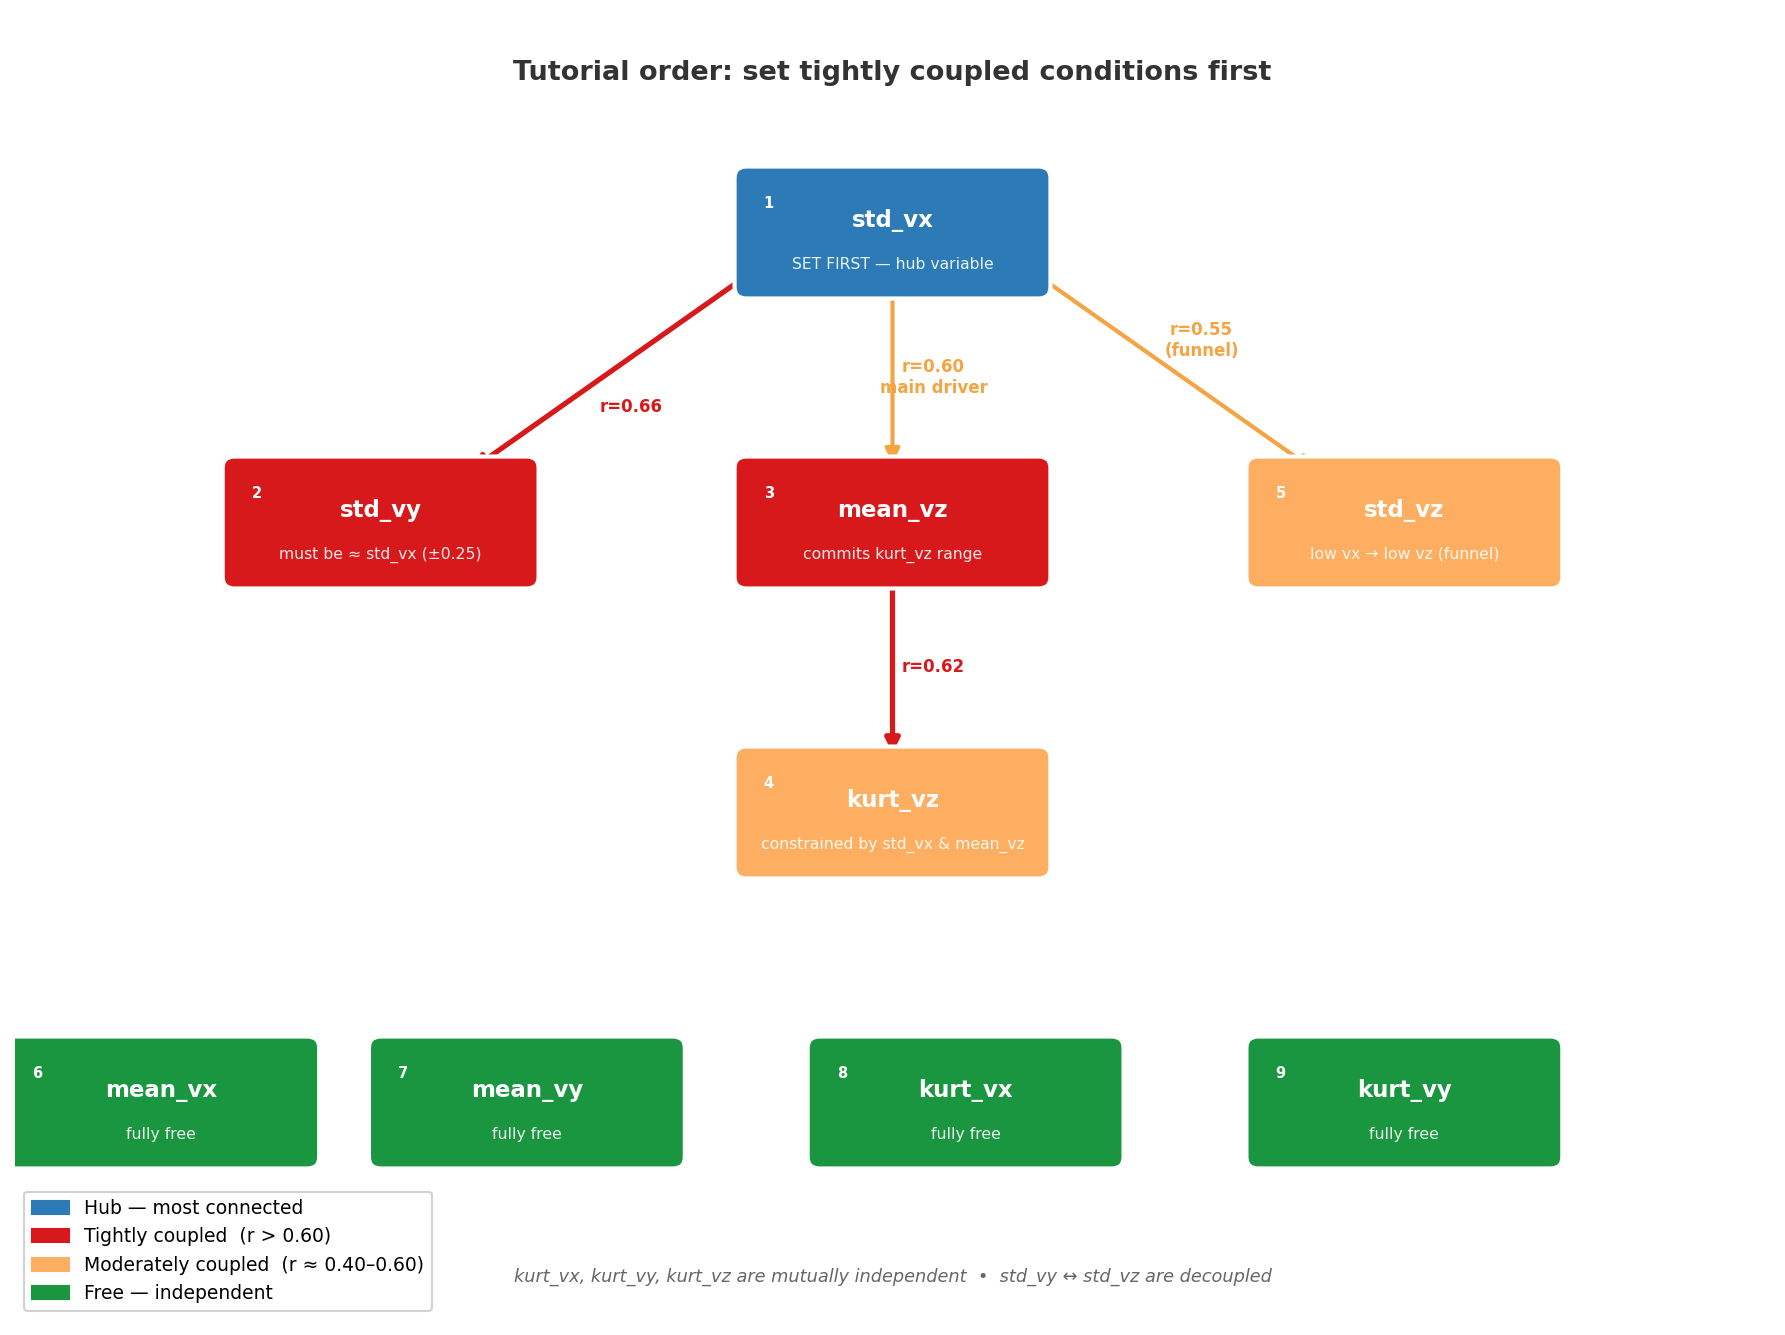

Recreate this plot in Python.
# %%
%matplotlib inline
import matplotlib.pyplot as plt
import matplotlib.patches as mpatches
from matplotlib.patches import FancyArrowPatch

fig, ax = plt.subplots(figsize=(12, 9))
ax.set_xlim(0, 12); ax.set_ylim(0, 9); ax.axis("off")

# ── colour scheme ─────────────────────────────────────────────────────────────
C_HUB   = "#2c7bb6"   # blue  — hub node (std_vx)
C_TIGHT = "#d7191c"   # red   — tightly coupled
C_MED   = "#fdae61"   # amber — moderately coupled
C_FREE  = "#1a9641"   # green — free / independent
C_ARROW_TIGHT = "#d7191c"
C_ARROW_MED   = "#f4a442"
C_ARROW_LOOSE = "#aaaaaa"

def node(ax, x, y, label, sublabel, color, step=None, w=2.0, h=0.75):
    box = mpatches.FancyBboxPatch((x - w/2, y - h/2), w, h,
                                   boxstyle="round,pad=0.08",
                                   facecolor=color, edgecolor="white",
                                   linewidth=2, zorder=3)
    ax.add_patch(box)
    if step:
        ax.text(x - w/2 + 0.12, y + h/2 - 0.12, str(step),
                fontsize=7, color="white", fontweight="bold",
                va="top", ha="left", zorder=4)
    ax.text(x, y + 0.08, label, ha="center", va="center",
            fontsize=11, fontweight="bold", color="white", zorder=4)
    ax.text(x, y - 0.22, sublabel, ha="center", va="center",
            fontsize=7.5, color="white", alpha=0.9, zorder=4)

def arrow(ax, x1, y1, x2, y2, label, color, lw=2):
    ax.annotate("", xy=(x2, y2), xytext=(x1, y1),
                arrowprops=dict(arrowstyle="-|>", color=color,
                                lw=lw, mutation_scale=14),
                zorder=2)
    mx, my = (x1+x2)/2, (y1+y2)/2
    # offset label slightly perpendicular to arrow
    dx, dy = x2-x1, y2-y1
    length = (dx**2+dy**2)**0.5
    ox, oy = -dy/length*0.28, dx/length*0.28
    ax.text(mx+ox, my+oy, label, ha="center", va="center",
            fontsize=8, color=color, fontweight="bold", zorder=5)

# ── node positions ────────────────────────────────────────────────────────────
#  Row 1: hub
ax.text(6, 8.6, "Tutorial order: set tightly coupled conditions first",
        ha="center", va="center", fontsize=13, fontweight="bold", color="#333333")

node(ax, 6,   7.5, "std_vx",   "SET FIRST — hub variable", C_HUB,   step=1)

#  Row 2: directly coupled to std_vx
node(ax, 2.5, 5.5, "std_vy",   "must be ≈ std_vx (±0.25)", C_TIGHT, step=2)
node(ax, 6,   5.5, "mean_vz",  "commits kurt_vz range",     C_TIGHT, step=3)
node(ax, 9.5, 5.5, "std_vz",   "low vx → low vz (funnel)",  C_MED,   step=5)

#  Row 3: kurt_vz depends on both std_vx and mean_vz
node(ax, 6,   3.5, "kurt_vz",  "constrained by std_vx & mean_vz", C_MED, step=4)

#  Row 4: free variables
node(ax, 1,   1.5, "mean_vx",  "fully free",      C_FREE, step=6)
node(ax, 3.5, 1.5, "mean_vy",  "fully free",      C_FREE, step=7)
node(ax, 6.5, 1.5, "kurt_vx",  "fully free",      C_FREE, step=8)
node(ax, 9.5, 1.5, "kurt_vy",  "fully free",      C_FREE, step=9)

# ── arrows ────────────────────────────────────────────────────────────────────
# std_vx → std_vy  (tight)
arrow(ax, 5.0, 7.2, 3.1, 5.85, "r=0.66", C_ARROW_TIGHT, lw=2.5)
# std_vx → std_vz  (medium, funnel)
arrow(ax, 7.0, 7.2, 8.9, 5.85, "r=0.55\n(funnel)", C_ARROW_MED, lw=2)
# std_vx → kurt_vz (medium, main driver)
arrow(ax, 6.0, 7.12, 6.0, 5.88, "r=0.60\nmain driver", C_ARROW_MED, lw=2)
# mean_vz → kurt_vz
arrow(ax, 6.0, 5.12, 6.0, 3.88, "r=0.62", C_ARROW_TIGHT, lw=2.5)

# ── legend ────────────────────────────────────────────────────────────────────
legend_items = [
    mpatches.Patch(color=C_HUB,   label="Hub — most connected"),
    mpatches.Patch(color=C_TIGHT, label="Tightly coupled  (r > 0.60)"),
    mpatches.Patch(color=C_MED,   label="Moderately coupled  (r ≈ 0.40–0.60)"),
    mpatches.Patch(color=C_FREE,  label="Free — independent"),
]
ax.legend(handles=legend_items, loc="lower left", fontsize=9,
          framealpha=0.9, edgecolor="#cccccc")

# ── footnote ─────────────────────────────────────────────────────────────────
ax.text(6, 0.3,
        "kurt_vx, kurt_vy, kurt_vz are mutually independent  •  "
        "std_vy ↔ std_vz are decoupled",
        ha="center", va="center", fontsize=8.5, color="#666666", style="italic")

plt.tight_layout()
plt.savefig("/Users/michal/Desktop/PhD/dvl paper/conditioning_flowchart.png",
            dpi=150, bbox_inches="tight")
plt.show()
print("Saved → conditioning_flowchart.png")
